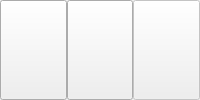
    <widget class="QWidget" name="DownPanel_Widget" native="true">
     <property name="styleSheet">
      <string notr="true"/>
     </property>
     <layout class="QVBoxLayout" name="verticalLayout_11">
      <property name="spacing">
       <number>0</number>
      </property>
      <property name="leftMargin">
       <number>0</number>
      </property>
      <property name="topMargin">
       <number>0</number>
      </property>
      <property name="rightMargin">
       <number>0</number>
      </property>
      <property name="bottomMargin">
       <number>0</number>
      </property>
      <item>
       <layout class="QHBoxLayout" name="horizontalLayout_2">
        <property name="spacing">
         <number>0</number>
        </property>
        <item>
         <widget class="QPushButton" name="Back">
          <property name="sizePolicy">
           <sizepolicy hsizetype="Minimum" vsizetype="Minimum">
            <horstretch>0</horstretch>
            <verstretch>0</verstretch>
           </sizepolicy>
          </property>
          <property name="minimumSize">
           <size>
            <width>0</width>
            <height>40</height>
           </size>
          </property>
          <property name="text">
           <string/>
          </property>
          <property name="icon">
           <iconset resource="../RESOURCES/images.qrc">
            <normaloff>:/images/icons/images/BACK.png</normaloff>:/images/icons/images/BACK.png</iconset>
          </property>
          <property name="iconSize">
           <size>
            <width>30</width>
            <height>30</height>
           </size>
          </property>
         </widget>
        </item>
        <item>
         <widget class="QPushButton" name="btnSettings">
          <property name="sizePolicy">
           <sizepolicy hsizetype="Minimum" vsizetype="Minimum">
            <horstretch>0</horstretch>
            <verstretch>0</verstretch>
           </sizepolicy>
          </property>
          <property name="minimumSize">
           <size>
            <width>0</width>
            <height>40</height>
           </size>
          </property>
          <property name="maximumSize">
           <size>
            <width>16777215</width>
            <height>16777215</height>
           </size>
          </property>
          <property name="styleSheet">
           <string notr="true"/>
          </property>
          <property name="text">
           <string/>
          </property>
          <property name="icon">
           <iconset resource="../RESOURCES/images.qrc">
            <normaloff>:/images/icons/images/Settings_2.png</normaloff>:/images/icons/images/Settings_2.png</iconset>
          </property>
          <property name="iconSize">
           <size>
            <width>30</width>
            <height>30</height>
           </size>
          </property>
         </widget>
        </item>
        <item>
         <widget class="QWidget" name="Next_Widget" native="true">
          <property name="enabled">
           <bool>false</bool>
          </property>
          <layout class="QVBoxLayout" name="verticalLayout_13">
           <property name="spacing">
            <number>0</number>
           </property>
           <property name="leftMargin">
            <number>0</number>
           </property>
           <property name="topMargin">
            <number>0</number>
           </property>
           <property name="rightMargin">
            <number>0</number>
           </property>
           <property name="bottomMargin">
            <number>0</number>
           </property>
           <item>
            <widget class="QPushButton" name="Next">
             <property name="enabled">
              <bool>false</bool>
             </property>
             <property name="sizePolicy">
              <sizepolicy hsizetype="Minimum" vsizetype="Minimum">
               <horstretch>0</horstretch>
               <verstretch>0</verstretch>
              </sizepolicy>
             </property>
             <property name="minimumSize">
              <size>
               <width>0</width>
               <height>40</height>
              </size>
             </property>
             <property name="text">
              <string/>
             </property>
             <property name="icon">
              <iconset resource="../RESOURCES/images.qrc">
               <normaloff>:/images/icons/images/NEXT.png</normaloff>:/images/icons/images/NEXT.png</iconset>
             </property>
             <property name="iconSize">
              <size>
               <width>30</width>
               <height>30</height>
              </size>
             </property>
            </widget>
           </item>
          </layout>
         </widget>
        </item>
       </layout>
      </item>
     </layout>
    </widget>
